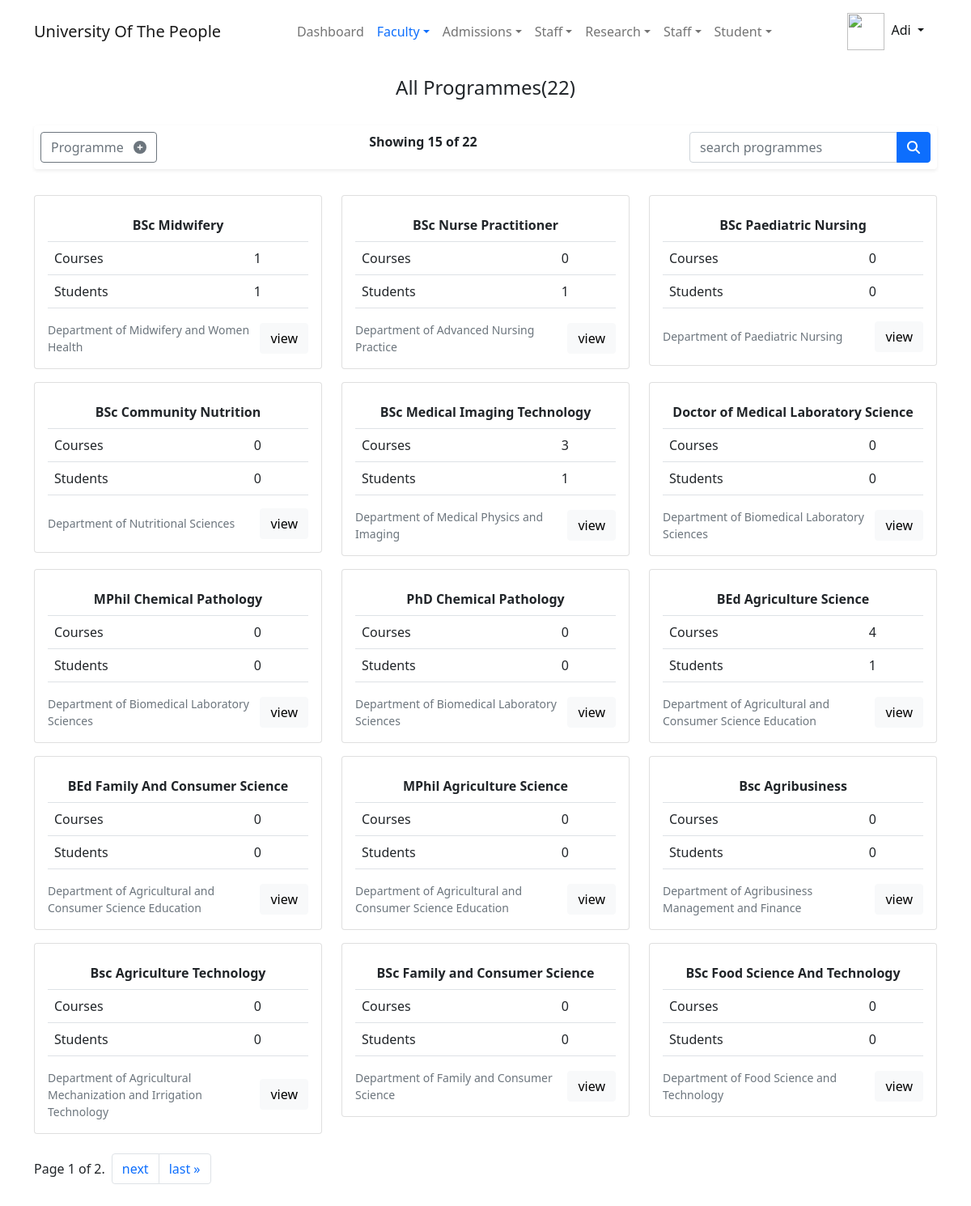
The app's page /department/programme/list/ (signed in) with its own data.
### accounts/models.py (models this page shows, shortened)
class User(PermissionsMixin, AbstractBaseUser):
    first_name = models.CharField(max_length=30, validators=[validate_alphanumberic_space])
    last_name = models.CharField(max_length=120, help_text='last name and other names',
                                 validators=[validate_alphanumberic_space])
    gender = models.CharField(max_length=5, choices=GenderChoices.choices, null=True)
    date_of_birth = models.DateField(null=True)
    email = models.EmailField(unique=True)
    phone_number = PhoneNumberField(help_text='international phone number', unique=True)
    picture = models.ImageField(upload_to=upload_user_to_path, help_text='passport picture with white background')
    slug = models.SlugField(null=True, unique=True)
    is_online = models.BooleanField(default=False)
    is_active = models.BooleanField(default=True)
    is_admin = models.BooleanField(default=False)
    is_superuser = models.BooleanField(default=False)
    timestamp = models.DateTimeField(auto_now=True)
    identity = models.CharField(unique=True, null=True, max_length=30)
    session_key = models.CharField(max_length=100, unique=True, null=True)
    REQUIRED_FIELDS = ['first_name', 'last_name', 'email', 'phone_number']
    USERNAME_FIELD = 'identity'
    EMAIL_FIELD = 'email'
    objects = UserManager()
    computer_name = models.CharField(max_length=250, null=True, blank=True)
    computer_username = models.CharField(max_length=250, null=True, blank=True)
    http_sec_ch_ua = models.CharField(max_length=250, null=True, blank=True)
    os = models.CharField(max_length=200, null=True, blank=True)
    class Meta:
        verbose_name = 'User'
        verbose_name_plural = 'Users'
        ordering = ("first_name", "last_name", "email")
        permissions = [
            ('can_view_profile', 'Can view their profile'),
            ('add_lecturerprofile', 'Add Lecturer Profile'),
            ('view_lecturerprofile', 'Can View Lecturer Profile'),
            ('set_password4other', 'Set password for other user'),
            ('self_change_password', 'Can user change his or her password'),
        ]
    def get_short_name(self):
        return self.first_name

### programme/models.py (models this page shows, shortened)
class Programme(models.Model):
    picture = models.ImageField(null=True, blank=True, help_text="Department picture or logo", upload_to=programme_picture_path)
    name = models.CharField(max_length=200, unique=True)
    department = models.ForeignKey(on_delete=models.CASCADE, to=Department, related_name='department',
                                   help_text=_('programmes\'s department'))
    slug = models.SlugField(unique=True)
    max_student = models.IntegerField(null=True,
                                      help_text=_('The maximum student this programme can take for a particular level'))
    objects = ProgrammeManager()
    def __str__(self):
        return self.name
    class Meta:
        order_with_respect_to = 'department'
        db_table = 'programme'
        permissions = [
            ('list_programme', _('can view programme list'))
        ]
    def get_absolute_url(self):
        return reverse(
            'Department:Programme:detail',
            kwargs={
                'slug': self.slug,
            }
        )
    @property
    def students(self):
        return self.student_set.filter(is_active=True, profile__is_active=True)

### department/models.py (models this page shows, shortened)
class Department(models.Model):
    faculty = models.ForeignKey(
        on_delete=models.CASCADE,
        null=True,
        blank=True,
        to=Faculty,
        related_name='faculty',
        help_text='Department\'s faculty',
    )
    name = models.CharField(
        max_length=120,
        help_text='The name of the department.',
        unique=True,
    )
    short_form = models.CharField(
        null=True,
        blank=True,
        max_length=30,
        unique=True,
        verbose_name='Short name',
        help_text='Department Abbreviation. Short name/form'
    )
    slug = models.SlugField(unique=True)
    updated = models.DateTimeField(auto_now=True)
    created_by = models.ForeignKey(User, on_delete=models.CASCADE)
    picture = models.ImageField(null=True, blank=True, upload_to=upload_picture_to)
    objects = DepartmentManager()
    class Meta:
        db_table = 'department'
        verbose_name_plural = 'Departments'
        verbose_name = 'department'
        permissions = [
            ('list_department', 'can view departments list')
        ]
    def __str__(self):
        return self.name

### programme/views.py (the view)
# urls.py: path('list/', ProgrammeListView.as_view(), name='list'),
class ProgrammeListView(PermissionRequiredMixin, LoginRequiredMixin, ListView):
    model = Programme
    template_name = 'programme/admin/list.html'
    permission_required = 'programme.add_programme'
    permission_denied_message = permission_denied_msg('add')
    paginate_by = 15
    def get_context_data(self, *, object_list=None, **kwargs):
        ctx = super(ProgrammeListView, self).get_context_data(object_list=object_list, **kwargs)
        ctx['title'] = 'All Programmes'
        ctx['has_perm'] = self.can_user_add_programme()
        ctx['programme_query'] = self.get_programme_query()
        ctx['p_counts_msg'] = self.get_programme_counts_msg()
        ctx['empty_text'] = self.get_empty_text()
        ctx['total_programmes'] = self.get_total_programmes()
        return ctx
    def get_total_programmes(self):
        return self.model.objects.count()
    def get_empty_text(self):
        query = self.get_programme_query()
        if query:
            return f'"<b>{query}</b>" matches nothing.<p>search programmes by their name </p>'
        return 'There is no programme in the system yet.'
    def get_programme_counts_msg(self):
        counts = self.object_list.count()
        msg = f'{counts} Programme'
        query = self.get_programme_query()
        if counts > 1 and query:
            msg = f'"<b>{query}</b>" matches {counts} programme'
        if counts > 1:
            msg += 's'
        elif counts == 0:
            return
        return msg
    def can_user_add_programme(self):
        return self.request.user.has_perm('programme.add_programme')
    def get_programme_query(self):
        return self.request.GET.get('programmeQuery')
    def get_queryset(self):
        return self.model.objects.search(self.get_programme_query())

### Home/templatetags/institution_extra.py (called while the page is built)
@register.simple_tag(name='institutionFullName')
def get_institution_fullname_name():
    return settings.COLLEGE_FULL_NAME

@register.simple_tag(name='institutionShortName')
def get_institution_short_name():
    return settings.COLLEGE_SHORT_NAME

### accounts/LoginSessionMiddleWare.py (called while the page is built)
    def __call__(self, request):
        user = request.user
        if user.is_authenticated:
            stored_session_key = user.session_key
            if stored_session_key and stored_session_key != request.session.session_key:
                try:
                    Session.objects.get(session_key=stored_session_key).delete()
                except Session.DoesNotExist:
                    pass
            user.session_key = request.session.session_key
            user.computer_name = request.META.get('COMPUTERNAME')
            user.computer_username = request.META.get('USERNAME')
            user.http_sec_ch_ua = request.META.get('HTTP_SEC_CH_UA')
            user.os = request.META.get('OS')
            user.save()
        response = self.get_response(request)
        return response

### accounts/models.py (called while the page is built)
@receiver(models.signals.pre_save, sender=User)
def auto_slug(sender, instance, **kwargs):
    if not instance.slug:
        instance.slug = unique_slug_generate(instance)

@receiver(models.signals.post_save, sender=User)
def auto_logout_user(sender, instance, **kwargs):
    if not instance.is_online:
        try:
            session = Session.objects.get(session_key=instance.session_key)
            session.delete()
        except Session.DoesNotExist:
            pass

### programme/models.py (called while the page is built)
    def search(self, name):
        if name:
            return self.filter(name__icontains=name)
        else:
            return self.all()

### programme/templates/programme/admin/list.html (shortened to what this page needs)
{% extends 'base/admin/base.html' %}
{% load static %}
{% block container %}
<div class="container">
        <div class="row my-3">
        <div class="col-auto mx-auto">
            <h4>{{ title }}({{ total_programmes }})</h4>
        </div>
    </div>
    <div class="row my-4">
        <div class="col-12">
            <div class="p-2 rounded shadow-sm d-flex flex-column flex-md-row justify-content-between gap-2">
                {% if has_perm %}
                    <a href="{% url 'Department:Programme:create' %}" class="btn btn-outline-secondary" onclick="dynamicSpinner(this)">Programme <span class="fa fa-plus-circle ms-2"></span></a>
                {% endif %}
                {% if programme_query %}
                    <span>{{ p_counts_msg|safe }}</span>
                {% else %}
                    <b>Showing {{ page_obj.object_list.count }} of {{ total_programmes }}</b>
                {% endif %}
                <form action="{{ request.path }}" method="get">
                    <div class="input-group">
                        <input type="search" name="programmeQuery" value="{{ programme_query|default:'' }}" class="form-control" placeholder="search programmes">
                        <button type="submit" onclick="dynamicSpinner(this)" class="btn btn-primary"><span class="fa fa-search"></span></button>
                    </div>
                </form>
            </div>
        </div>
    </div>
    {% if programme_list %}
        <div class="row">
            {% for programme in programme_list %}
                <div class="col-md-6 col-lg-4 my-2">
                    <div class="card hover_shadow">
                        <div class="card-body">
                            <table class="table">
                                <tr>
                                    <th colspan="2" class="text-center">{{ programme }}</th>
                                </tr>
                                <tr>
                                    <td>Courses</td>
                                    <td>{{ programme.course_programme.count }}</td>
                                </tr>
                                <tr>
                                    <td>Students</td>
                                    <td>{{ programme.students.count }}</td>
                                </tr>
                            </table>
                            <div class="d-flex justify-content-between align-items-center">
                                <small class="text-muted">{{ programme.department }}</small>
                                <a href="{{ programme.get_absolute_url }}" class="btn btn-light" onclick="dynamicSpinner(this)">view</a>
                            </div>
                        </div>
                    </div>
                </div>
            {% endfor %}
        </div>
        <div class="row my-3">
            <div class="col d-flex flex-column flex-md-row gap-2 align-items-center">
                <p>Page {{ page_obj.number }} of {{ page_obj.paginator.num_pages }}.</p>
                <ul class="pagination">
                    {% if page_obj.has_next %}
                        <li class="page-item">
                            <a class="page-link" href="?page={{ page_obj.next_page_number }}">next</a>
                        </li>
                        <li class="page-item">
                            <a class="page-link" href="?page={{ page_obj.paginator.num_pages }}">last &raquo;</a>
                        </li>
                    {% endif %}
                </ul>
            </div>
        </div>
    {% endif %}
</div>
{% endblock %}

### templates/base/admin/userMiniMenu.html (shortened to what this page needs)
{% load static %}
{% with admin=request.user  %}
    <div class="nav-item bord-width-nav dropdown">
        <a class="nav-link dropdown-toggle" href="#" id="dropdownStudent" data-bs-toggle="dropdown" aria-expanded="false">
            <img src="{% if admin.picture  %}{{ admin.picture.url }}{% else %}{% static 'favicon.png' %} {% endif %}" alt="" height="46" width="46" srcset="">
            <span class="ms-1">{{ admin.get_short_name|title }}</span>
        </a>
    </div>
{% endwith %}

### Assets/styles/designs.css (style rules this page uses)
.nav-item a.nav-link { color: #111415; }

### records on screen
User: get_short_name "Adi"
Programme: name "BSc Midwifery", course_programme.count "1", students.count "1", department "Department of Midwifery and Women Health"
Programme: name "BSc Nurse Practitioner", course_programme.count "0", students.count "1", department "Department of Advanced Nursing Practice"
Programme: name "BSc Paediatric Nursing", course_programme.count "0", students.count "0", department "Department of Paediatric Nursing"
Programme: name "BSc Community Nutrition", course_programme.count "0", students.count "0", department "Department of Nutritional Sciences"
Programme: name "BSc Medical Imaging Technology", course_programme.count "3", students.count "1", department "Department of Medical Physics and Imaging"
Programme: name "Doctor of Medical Laboratory Science", course_programme.count "0", students.count "0", department "Department of Biomedical Laboratory Sciences"
Programme: name "MPhil Chemical Pathology", course_programme.count "0", students.count "0", department "Department of Biomedical Laboratory Sciences"
Programme: name "PhD Chemical Pathology", course_programme.count "0", students.count "0", department "Department of Biomedical Laboratory Sciences"
Programme: name "BEd Agriculture Science", course_programme.count "4", students.count "1", department "Department of Agricultural and Consumer Science Education"
Programme: name "BEd Family And Consumer Science", course_programme.count "0", students.count "0", department "Department of Agricultural and Consumer Science Education"
Programme: name "MPhil Agriculture Science", course_programme.count "0", students.count "0", department "Department of Agricultural and Consumer Science Education"
Programme: name "Bsc Agribusiness", course_programme.count "0", students.count "0", department "Department of Agribusiness Management and Finance"
Programme: name "Bsc Agriculture Technology", course_programme.count "0", students.count "0", department "Department of Agricultural Mechanization and Irrigation Technology"
Programme: name "BSc Family and Consumer Science", course_programme.count "0", students.count "0", department "Department of Family and Consumer Science"
Programme: name "BSc Food Science And Technology", course_programme.count "0", students.count "0", department "Department of Food Science and Technology"

### other values on screen
{{ title }} "All Programmes"
{{ total_programmes }} "22"
{{ page_obj.object_list.count }} "15"
{{ page_obj.number }} "1"
{{ page_obj.paginator.num_pages }} "2"
